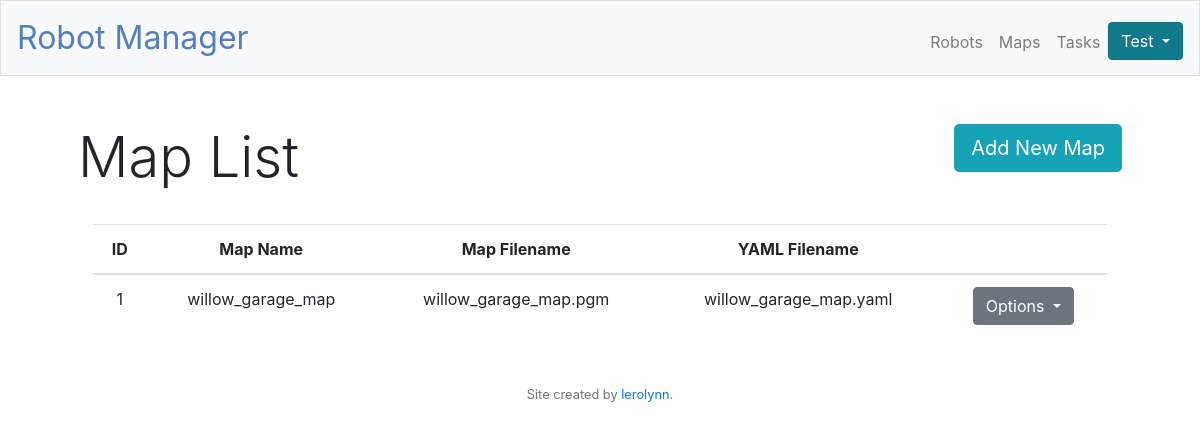
Screenshot of /maps (signed in) with the database file from the repository.
### tables this page shows
CREATE TABLE "MAPS" (
	`id`	INTEGER NOT NULL,
	`user_id`	INTEGER,
	`map_name`	TEXT,
	`mapfile`	TEXT,
	`yamlfile`	TEXT,
	PRIMARY KEY(id),
	FOREIGN KEY(`user_id`) REFERENCES users ( id )
);

### app.py (the view, shortened to what this page needs)
@app.route("/maps", methods=["GET", "POST"])
def maps():
    if not session:
        return redirect("/login")
    cur = conn.cursor()
    maps = cur.execute("SELECT * FROM maps WHERE user_id=?", (session["user_id"],))
    return render_template("maps.html", maps=maps)

### app.py (called while the page is built)
@app.after_request
def after_request(response):
    response.headers["Cache-Control"] = "no-cache, no-store, must-revalidate"
    response.headers["Expires"] = 0
    response.headers["Pragma"] = "no-cache"
    return response

### templates/maps.html (shortened to what this page needs)
{% extends "layout.html" %}
{% block main %}
    <main>
        <div style="margin-bottom: 70px;">
          <h1 class="display-4 float-left">Map List</h1>
            <button type="button" class="btn btn-info btn-lg float-right" data-toggle="modal" data-target="#addMap" href="#">
              Add New Map
            </button>
        </div>
        <div style="margin-top: 100px;">
          <div class="col center">
              <table class="table table-hover" width="100%" ID="Table2" style="margin: 0px">
                <thead>
                  <tr>
                    <th>ID</th>
                    <th>Map Name</th>
                    <th>Map Filename</th>
                    <th>YAML Filename</th>
                    <th></th>
                  </tr>
                </thead>
                <tbody>
                {% for map in maps %}
                  <tr>
                    <td>{{  map.id  }}</td>
                    <td>{{  map.map_name  }}</td>
                    <td>{{  map.mapfile  }}</td>
                    <td>{{  map.yamlfile  }}</td>
                    <td>
                      <div class="dropdown">
                        <button class="btn btn-secondary dropdown-toggle" data-flip="false" type="button" id="dropdownMenuButton" data-toggle="dropdown" aria-haspopup="true" aria-expanded="false">
                          Options
                        </button>
                      </div>
                    </td>
                  </tr>
                {% endfor %}
                </tbody>
              </table>
          </div>
        </div>
    </main>
{% endblock %}

### static/styles.css (style rules this page uses)
main { overflow-x: auto; text-align: center; }

### rows the page displays
MAPS: id "1", map_name "willow_garage_map", mapfile "willow_garage_map.pgm", yamlfile "willow_garage_map.yaml"

### other values shown
{{ session["name"] }} "Test"
